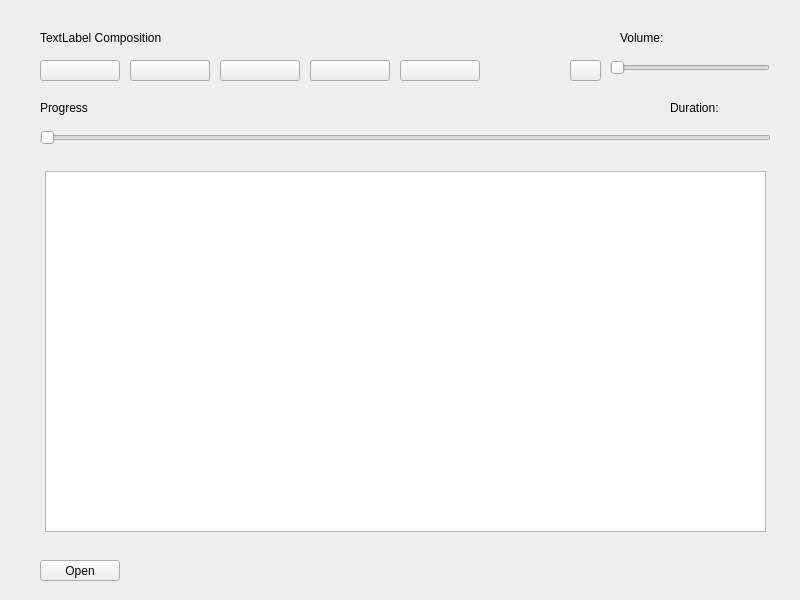
<?xml version="1.0" encoding="UTF-8"?>
<ui version="4.0">
 <class>Widget</class>
 <widget class="QWidget" name="Widget">
  <property name="geometry">
   <rect>
    <x>0</x>
    <y>0</y>
    <width>800</width>
    <height>600</height>
   </rect>
  </property>
  <property name="windowTitle">
   <string>Winamp</string>
  </property>
  <property name="windowIcon">
   <iconset resource="Icons.qrc">
    <normaloff>:/ico/ico/preferences_desktop_sound_16925.ico</normaloff>:/ico/ico/preferences_desktop_sound_16925.ico</iconset>
  </property>
  <widget class="QPushButton" name="pushButtonPlay">
   <property name="geometry">
    <rect>
     <x>130</x>
     <y>60</y>
     <width>80</width>
     <height>21</height>
    </rect>
   </property>
   <property name="text">
    <string/>
   </property>
  </widget>
  <widget class="QPushButton" name="pushButtonPause">
   <property name="geometry">
    <rect>
     <x>220</x>
     <y>60</y>
     <width>80</width>
     <height>21</height>
    </rect>
   </property>
   <property name="text">
    <string/>
   </property>
  </widget>
  <widget class="QPushButton" name="pushButtonStop">
   <property name="geometry">
    <rect>
     <x>310</x>
     <y>60</y>
     <width>80</width>
     <height>21</height>
    </rect>
   </property>
   <property name="text">
    <string/>
   </property>
  </widget>
  <widget class="QLabel" name="labelComposition">
   <property name="geometry">
    <rect>
     <x>40</x>
     <y>30</y>
     <width>561</width>
     <height>16</height>
    </rect>
   </property>
   <property name="text">
    <string>TextLabel Composition</string>
   </property>
  </widget>
  <widget class="QPushButton" name="pushButtonOpen">
   <property name="geometry">
    <rect>
     <x>40</x>
     <y>560</y>
     <width>80</width>
     <height>21</height>
    </rect>
   </property>
   <property name="text">
    <string>Open</string>
   </property>
  </widget>
  <widget class="QPushButton" name="pushButtonPrev">
   <property name="geometry">
    <rect>
     <x>40</x>
     <y>60</y>
     <width>80</width>
     <height>21</height>
    </rect>
   </property>
   <property name="text">
    <string/>
   </property>
  </widget>
  <widget class="QPushButton" name="pushButtonNext">
   <property name="geometry">
    <rect>
     <x>400</x>
     <y>60</y>
     <width>80</width>
     <height>21</height>
    </rect>
   </property>
   <property name="text">
    <string/>
   </property>
  </widget>
  <widget class="QSlider" name="horizontalSliderVolume">
   <property name="geometry">
    <rect>
     <x>610</x>
     <y>60</y>
     <width>160</width>
     <height>16</height>
    </rect>
   </property>
   <property name="orientation">
    <enum>Qt::Horizontal</enum>
   </property>
  </widget>
  <widget class="QLabel" name="labelVolume">
   <property name="geometry">
    <rect>
     <x>620</x>
     <y>30</y>
     <width>151</width>
     <height>16</height>
    </rect>
   </property>
   <property name="text">
    <string>Volume:</string>
   </property>
  </widget>
  <widget class="QSlider" name="horizontalSliderProgress">
   <property name="geometry">
    <rect>
     <x>40</x>
     <y>130</y>
     <width>731</width>
     <height>16</height>
    </rect>
   </property>
   <property name="orientation">
    <enum>Qt::Horizontal</enum>
   </property>
  </widget>
  <widget class="QLabel" name="labelProgress">
   <property name="geometry">
    <rect>
     <x>40</x>
     <y>100</y>
     <width>191</width>
     <height>16</height>
    </rect>
   </property>
   <property name="text">
    <string>Progress</string>
   </property>
  </widget>
  <widget class="QLabel" name="labelDuration">
   <property name="geometry">
    <rect>
     <x>670</x>
     <y>100</y>
     <width>101</width>
     <height>16</height>
    </rect>
   </property>
   <property name="text">
    <string>Duration:</string>
   </property>
  </widget>
  <widget class="QPushButton" name="pushButtonMute">
   <property name="geometry">
    <rect>
     <x>570</x>
     <y>60</y>
     <width>31</width>
     <height>21</height>
    </rect>
   </property>
   <property name="text">
    <string/>
   </property>
  </widget>
  <widget class="QTableView" name="tableViewPlaylist">
   <property name="geometry">
    <rect>
     <x>45</x>
     <y>171</y>
     <width>721</width>
     <height>361</height>
    </rect>
   </property>
  </widget>
 </widget>
 <resources>
  <include location="Icons.qrc"/>
 </resources>
 <connections/>
</ui>
